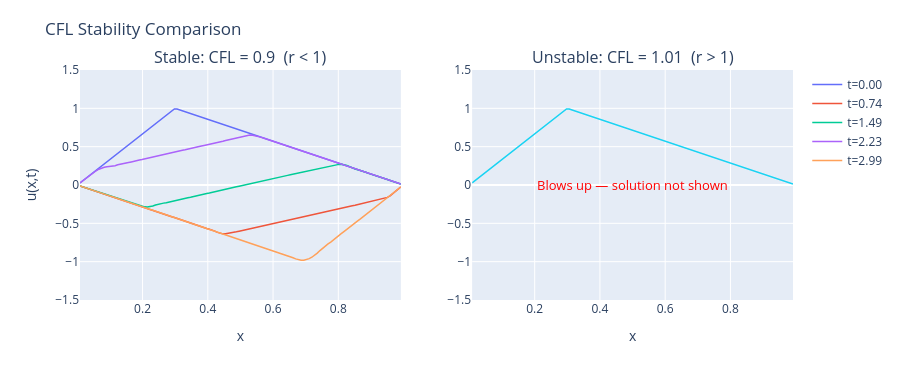

Notebook code for this chart:
### Code cell
fig = make_subplots(1, 2, subplot_titles=(
    'Stable: CFL = 0.9  (r < 1)',
    'Unstable: CFL = 1.01  (r > 1)'))

for col, cfl in enumerate([0.9, 1.01], start=1):
    try:
        ts, us, x, _ = solve_string(CFL=cfl, T=3.0, n_frames=200)
        # plot 5 snapshots
        idxs = np.linspace(0, len(ts)-1, 5, dtype=int)
        for i, idx in enumerate(idxs):
            u = us[idx]
            if np.max(np.abs(u)) > 1e6:
                u = np.full_like(u, np.nan)
            fig.add_trace(go.Scatter(
                x=x, y=u, mode='lines',
                line=dict(width=1.5),
                name=f't={ts[idx]:.2f}',
                showlegend=(col==1)
            ), row=1, col=col)
    except Exception:
        pass

fig.add_annotation(text='Blows up — solution not shown',
                   xref='x2', yref='y2', x=0.5, y=0,
                   showarrow=False, font=dict(color='red', size=13))
fig.update_yaxes(range=[-1.5, 1.5])
fig.update_xaxes(title_text='x')
fig.update_yaxes(title_text='u(x,t)', col=1)
fig.update_layout(height=380, title='CFL Stability Comparison', margin=dict(t=70))
fig.show()
